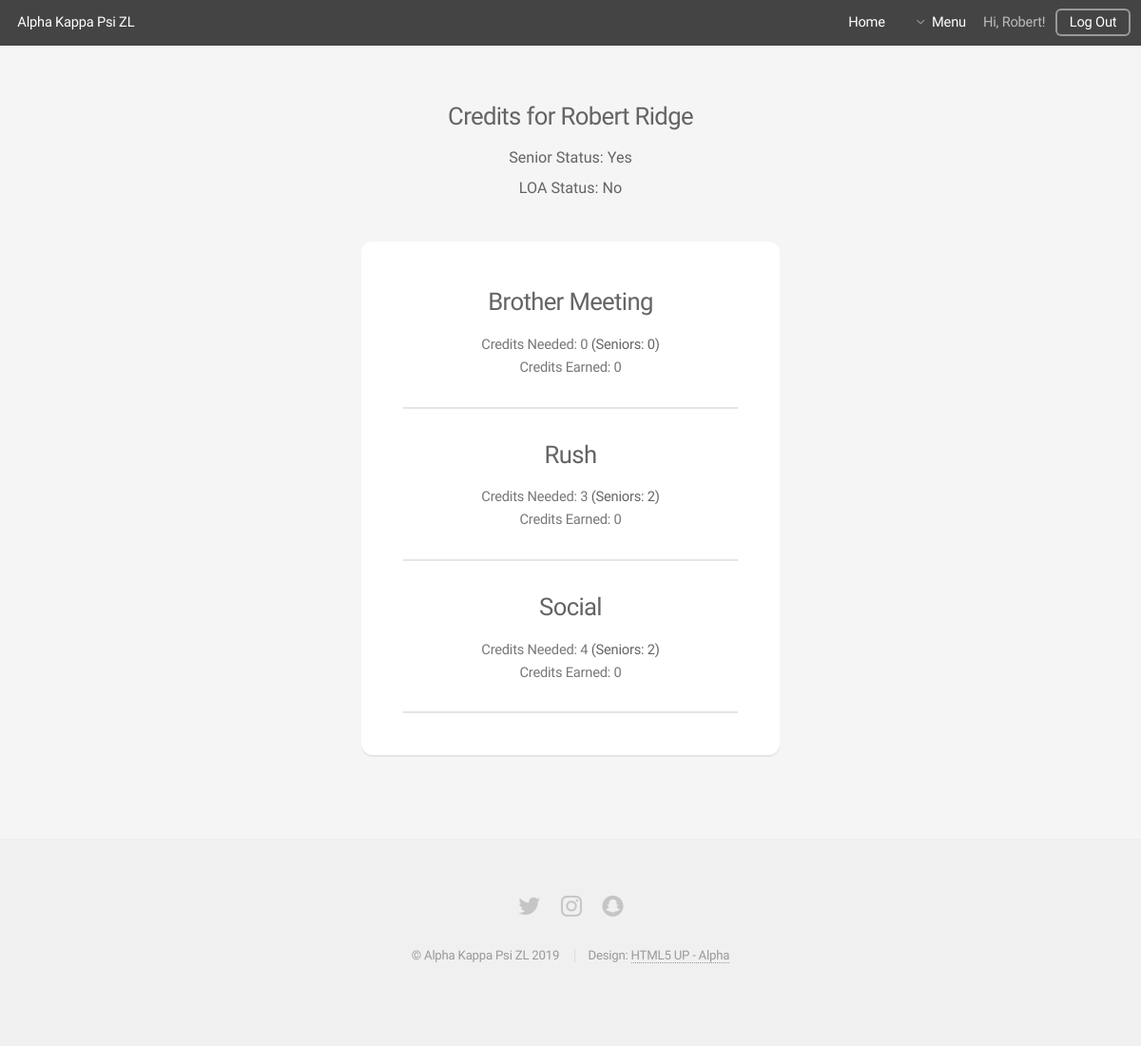
The page /attendance/userattendance/ (signed in) on the database its author committed.
### attendance/models.py (models this page shows, shortened)
class EventGroup(models.Model):
    name = models.CharField(max_length=100, null=False, unique=True)
    needed_credits = models.IntegerField(default=0, null=False, validators=[validate_not_negative])
    senior_credits = models.IntegerField(default=0, null=False, validators=[validate_not_negative])
    members = models.ManyToManyField(User, through='TeamMembership',through_fields=('group', 'user'))

### attendance/views.py (the view)
# urls.py: path('userattendance/', views.userattendance, name='userattendance'),
@login_required
def userattendance(request, userid=None):
    if request.user.profile.isexec and userid is not None:
        user=userid
    else:
        user=request.user
    signins = Signin.objects.filter(user=user)
    eventgroups = EventGroup.objects.all().order_by('name')
    evgsignins = {eventgroupsignins(user, eventgroup, user.signins) for eventgroup in eventgroups}
    evgsignins = sorted(evgsignins, key=lambda x: x.eventgroup.name)
    context = {
        'evgsignins': evgsignins,
    }
    return render(request, 'attendance/userattendance.html', context=context)

### attendance/views.py (called while the page is built)
    def count(self):
        return sum(signin.event.credits for signin in self.signins)

### templates/attendance/userattendance.html (shortened to what this page needs)
{% extends 'base/base_generic.html' %}
{% block main_headertext %}
    <h3>Credits for {{ user.first_name }} {{ user.last_name }} </h3>
    <h4>Senior Status: {% if user.profile.issenior %} Yes {% else %} No {% endif %}</h4>
    <h4>LOA Status: {% if user.profile.isloa %} Yes {% else %} No {% endif %}</h4>
    {% endblock %}
{% block content %}
    {% for evg in evgsignins %}
        <h3>{{ evg.eventgroup.name|title }}</h3>
        <p>
            Credits Needed: {{ evg.eventgroup.needed_credits }} {% if user.profile.issenior %} <strong> {% endif %} (Seniors: {{ evg.eventgroup.senior_credits }}) </strong>
            <br>Credits Earned: {{ evg.count }}
        </p>
        <hr>
    {% endfor %}
{% endblock%}

### templates/base/base_generic.html (shortened to what this page needs)
<!DOCTYPE HTML>
{% load static %}
<html>
	<head>
        <link rel="stylesheet" href="{% static 'assets/css/main.css' %}" />
	</head>
	<body class="{{ landing|default:"" }} is-preload">
		<div id="page-wrapper">
				<header id="header" class="{{ headerclass|default:"" }}">
					<h1><a href="{% url 'index' %}">Alpha Kappa Psi ZL</a></h1>
					<nav id="nav">
						<ul>
							<li><a href={% if request.user.is_authenticated %}
										"{% url 'generic' %}"
										{% else %}
										"{% url 'index' %}"
										{% endif %}>
								Home
							</a></li>
							{% if request.user.is_authenticated %}
							<li>
								<a href="#" class="icon fa-angle-down">Menu</a>
							</li>
								{% if request.user.first_name %}
								<li>Hi, {{ request.user.first_name }}!</li>
								{% endif %}
								<li><a href="{% url 'logout' %}?next={% url 'login' %}" class="button">Log Out</a></li>
							{% else %}
							<li><a href="{% url 'login' %}" class="button">Log In</a></li>
							{% endif %}
						</ul>
					</nav>
				</header>
				{% block main %}
				<section id="main" class="container {{ containersize|default:"small" }}">
					<header>
						{% block main_headertext %}{% endblock %}
					</header>
					<div class="box">
							{% block content %}
							{% endblock %}
					</div>
				</section>
				{% endblock %}
				{% block footer %}
				<footer id="footer">
					<ul class="icons">
						<li><a href="https://www.twitter.com/utk_akpsi" class="icon fa-twitter"><span class="label">Twitter</span></a></li>
						<li><a href="https://www.instagram.com/utk_akpsi" class="icon fa-instagram"><span class="label">Instagram</span></a></li>
						<li><a href="https://www.snapchat.com/add/akpsizl" class="icon fa-snapchat"><span class="label">Snapchat</span></a></li>
					</ul>
					<ul class="copyright">
						<li>&copy; Alpha Kappa Psi ZL 2019</li>
                        <li>Design: <a href="http://html5up.net/alpha">HTML5 UP - Alpha</a></li>
					</ul>
				</footer>
				{% endblock %}
		</div>
	</body>
</html>

### rows shown on the page
EventGroup: eventgroup.name "Brother Meeting", eventgroup.needed_credits "0", eventgroup.senior_credits "0"
EventGroup: eventgroup.name "Rush", eventgroup.needed_credits "3", eventgroup.senior_credits "2"
EventGroup: eventgroup.name "Social", eventgroup.needed_credits "4", eventgroup.senior_credits "2"

### other values the page prints
{{ request.user.first_name }} "Robert"
{{ user.first_name }} "Robert"
{{ user.last_name }} "Ridge"
{{ evg.count }} "0" "0" "0"
